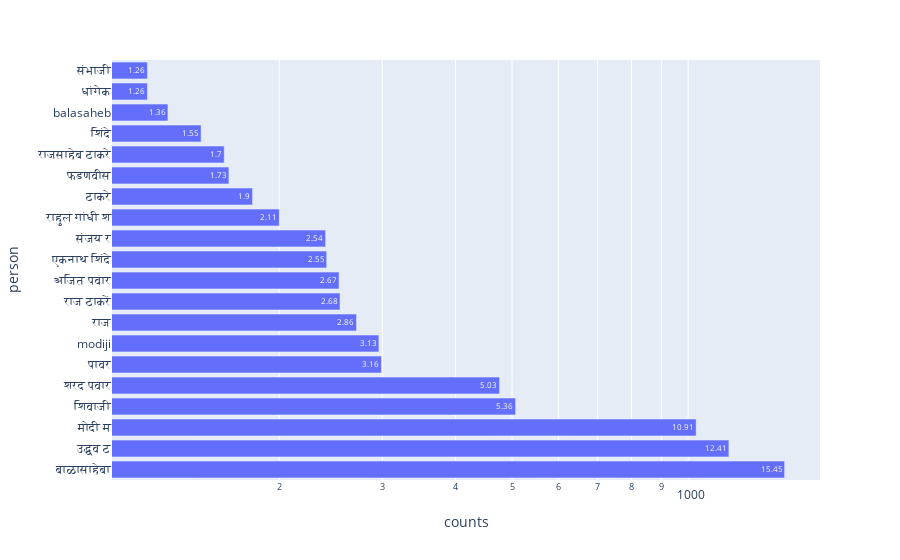

This figure's notebook cell:
### Markdown cell above
Here are the prominent people mentioned in the report:

### Code cell
fig = px.bar(counts_df.iloc[:20], y='person', x='counts', text= "percentage", log_x =True)
fig.show()

### Figure 1 — Plotly figure (JSON) as saved in the notebook; plotly's stock layout.template omitted (floating-point values rounded to 4 significant figures)
{"data": [{"alignmentgroup": "True", "hovertemplate": "counts=%{x}<br>person=%{y}<br>percentage=%{text}<extra></extra>", "legendgroup": "", "marker": {"color": "#636efa", "pattern": {"shape": ""}}, "name": "", "offsetgroup": "", "orientation": "h", "showlegend": false, "text": [15.45, 12.41, 10.91, 5.36, 5.03, 3.16, 3.13, 2.86, 2.68, 2.67, 2.55, 2.54, 2.11, 1.9, 1.73, 1.7, 1.55, 1.36, 1.26, 1.26], "textposition": "auto", "type": "bar", "x": [1462, 1174, 1032, 507, 476, 299, 296, 271, 254, 253, 241, 240, 200, 180, 164, 161, 147, 129, 119, 119], "xaxis": "x", "y": ["बाळासाहेबा", "उद्धव ठ", "मोदी म", "शिवाजी", "शरद पवार", "पावर", "modiji", "राज", "राज ठाकरें", "अजित पवार", "एकनाथ शिंदे", "संजय र", "राहुल गांधी श", "ठाकरे", "फडणवीस", "राजसाहेब ठाकरे", "शिंदे", "balasaheb", "धांगेक", "संभाजी"], "yaxis": "y"}], "layout": {"barmode": "relative", "legend": {"tracegroupgap": 0}, "margin": {"t": 60}, "xaxis": {"anchor": "y", "domain": [0, 1], "title": {"text": "counts"}, "type": "log"}, "yaxis": {"anchor": "x", "domain": [0, 1], "title": {"text": "person"}}}}
